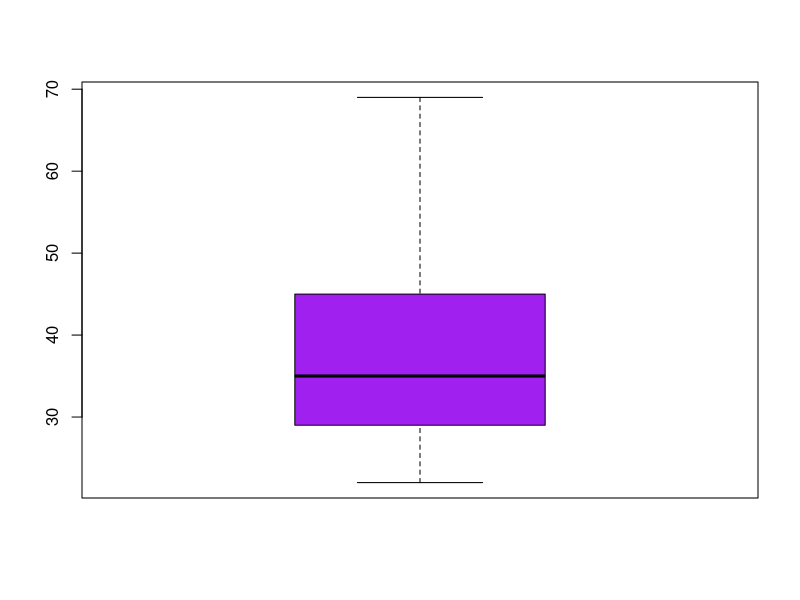
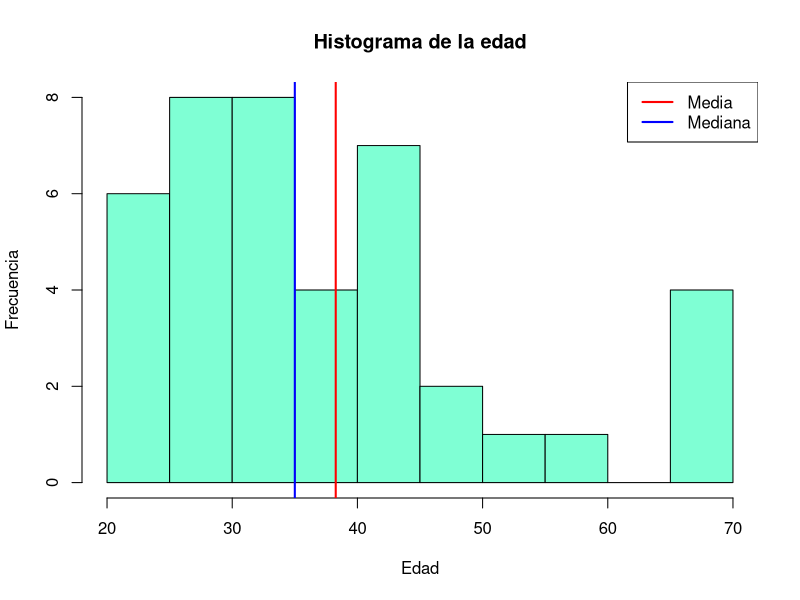

These charts were generated, in order, by the following R code:
# Practica 2, parte 1 
# EJERCICO NRO 9: Las edades de los sujetos sometidos a un estudio de reproducibilidad son las
#siguientes:
#   22 22 23 24 25 25 26 27 28 29 29 29 29 29 31 31 32 33 34 35 35
#   35 36 38 39 39 42 42 44 44 45 45 45 47 48 52 59 66 67 69 69
# a. Defina y clasifique la variable en estudio.
# b. Guarde los valores correspondientes a la variable edad en un vector.
# c. Ensaye comandos R a fin de obtener:
    # c1) Tamaño de la muestra.
    # c2) Media, mediana, moda y cuartiles.
    # c3) Rango, rango intercuartílico. Desviación estándar. Variancia.
    # c4) Percentil 10 y percentil 50.
    # c5) Mínimo y máximo y cuartiles, todos mediante un único comando.
    # c6) Diagrama de caja.
    # c7) Diagrama tallo-hoja.
    # c8) Histograma.
#d. Interprete los resultados obtenidos en el ítem c)

print("La variable edad es una variable de tipo cuantitativa discreta, medida en razón. Además de ser univariada")

edad_sujetos <- c(22,22,23,24,25,25,26,27,28,29,29,29,29,29,31,31,32,33,34,35,35,35,36,38,39,39,42,42,44,44,45,45,45,47,48,52,59,66,67,69,69)
print(edad_sujetos)

tamaño_muestra=length(edad_sujetos)
print("El tamaño de la muestra es: "); print(tamaño_muestra)

media<-mean(edad_sujetos)
mediana<-median(edad_sujetos)
moda<- as.numeric(names(sort(table(edad_sujetos), decreasing = TRUE)[1]))
Q1<- edad_sujetos[(tamaño_muestra+1) * 25/100] #quantile(edad_sujetos, probs=(0.25))
Q3<- edad_sujetos[(tamaño_muestra+1) * 75/100]

print("La media aritmetica es:"); print(media)
print("La mediana es:"); print(mediana)
print("El primer cuartil es:"); print(Q1)
print("El tercer cuartil es:"); print(Q3)
print("La moda es:"); print(moda)

minimo<- min(edad_sujetos)
maximo<- max(edad_sujetos)
rango<-(maximo - minimo)
RI<-(Q3-Q1) #IQR(edad_sujetos)
desviacion_estandar=sd(edad_sujetos)
variancia=var(edad_sujetos)

print("El rango es: "); print(rango)
print("El rango intercuartilico es: "); print(RI)
print("La desviación estandar es: "); print(desviacion_estandar)
print("La varianca es "); print(variancia)

percentil_10 <-  quantile(edad_sujetos, c(0.10));  
percentil_50 <- quantile(edad_sujetos, c(0.50));

print("El percentil 10 es:"); print(percentil_10)
print("El percentil 50 es:"); print(percentil_50)

max_min_cuartiles123<-quantile(edad_sujetos,probs=c(0,0.25,0.50,0.75,1)) #summary(edad_sujetos)


cat("El mínimo es", max_min_cuartiles123[1], 
    "| Q1:", max_min_cuartiles123[2], 
    "| Q2 (mediana):", max_min_cuartiles123[3], 
    "| Q3:", max_min_cuartiles123[4], 
    "| Máximo:", max_min_cuartiles123[5], "\n") 

bloxplot<- boxplot(x=edad_sujetos,col="purple")

tallo_hoja<-stem(edad_sujetos,scale=0.5)

png("histograma_edad.png") #Para guardarlo como imagen
histograma<- hist(x=edad_sujetos,main="Histograma de la edad",breaks=seq(20, 70, by = 5), xlab="Edad", ylab="Frecuencia", col="#7FFFD4")
abline(v = media, col = "red", lwd = 2)
abline(v = mediana, col = "blue", lwd = 2)
legend("topright", legend=c("Media", "Mediana"), col=c("red", "blue"), lwd=2) #Incorporar líneas de referencia al gráfico.

dev.off()


#Con todos los datos del item c, podemos afirmar que la mayoría de personas se encuentran en el rango etario de [20-35] , mostrado claramente por el histograma y boxplot.
#El rango intercuartílico (RI) indica que el 50% central de los datos está entre Q1 y Q3.
#No hay valores extremos visibles en el boxplot.
#El diagrama de tallo y hoja confirma la concentración de datos en la zona de los 20 y 30 años.
#La media y la mediana están cercanas, lo que sugiere una distribución simétrica o casi simétrica.
#La moda es 29 años, que aparece con más frecuencia.

